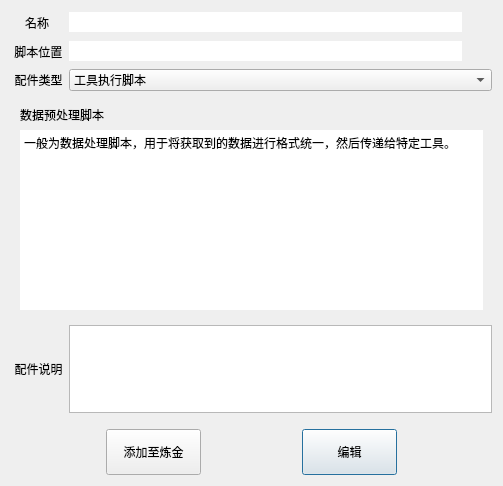
<?xml version="1.0" encoding="UTF-8"?>
<ui version="4.0">
 <class>tools_buttons_component_dialog</class>
 <widget class="QDialog" name="tools_buttons_component_dialog">
  <property name="geometry">
   <rect>
    <x>0</x>
    <y>0</y>
    <width>503</width>
    <height>486</height>
   </rect>
  </property>
  <property name="windowTitle">
   <string>配件详情</string>
  </property>
  <layout class="QVBoxLayout" name="verticalLayout">
   <item>
    <layout class="QGridLayout" name="gridLayout">
     <item row="2" column="0">
      <widget class="QLabel" name="label_position">
       <property name="text">
        <string> 配件类型</string>
       </property>
       <property name="alignment">
        <set>Qt::AlignCenter</set>
       </property>
      </widget>
     </item>
     <item row="0" column="0">
      <widget class="QLabel" name="label_name">
       <property name="text">
        <string>名称</string>
       </property>
       <property name="alignment">
        <set>Qt::AlignCenter</set>
       </property>
      </widget>
     </item>
     <item row="0" column="1">
      <widget class="QLineEdit" name="lineEdit_name">
       <property name="text">
        <string/>
       </property>
       <property name="frame">
        <bool>false</bool>
       </property>
       <property name="readOnly">
        <bool>true</bool>
       </property>
      </widget>
     </item>
     <item row="2" column="1" colspan="2">
      <widget class="QComboBox" name="comboBox">
       <item>
        <property name="text">
         <string>工具执行脚本</string>
        </property>
       </item>
       <item>
        <property name="text">
         <string>数据预处理脚本</string>
        </property>
       </item>
       <item>
        <property name="text">
         <string>前置命令</string>
        </property>
       </item>
       <item>
        <property name="text">
         <string>后置命令</string>
        </property>
       </item>
      </widget>
     </item>
     <item row="0" column="2">
      <widget class="QToolButton" name="button_name">
       <property name="sizePolicy">
        <sizepolicy hsizetype="Fixed" vsizetype="Preferred">
         <horstretch>0</horstretch>
         <verstretch>0</verstretch>
        </sizepolicy>
       </property>
       <property name="text">
        <string/>
       </property>
       <property name="autoRaise">
        <bool>true</bool>
       </property>
      </widget>
     </item>
     <item row="1" column="0">
      <widget class="QLabel" name="label">
       <property name="text">
        <string> 脚本位置</string>
       </property>
      </widget>
     </item>
     <item row="1" column="1">
      <widget class="QLineEdit" name="lineEdit">
       <property name="frame">
        <bool>false</bool>
       </property>
       <property name="readOnly">
        <bool>true</bool>
       </property>
      </widget>
     </item>
     <item row="1" column="2">
      <widget class="QToolButton" name="toolButton">
       <property name="sizePolicy">
        <sizepolicy hsizetype="Fixed" vsizetype="Preferred">
         <horstretch>0</horstretch>
         <verstretch>0</verstretch>
        </sizepolicy>
       </property>
       <property name="text">
        <string/>
       </property>
       <property name="autoRaise">
        <bool>true</bool>
       </property>
      </widget>
     </item>
    </layout>
   </item>
   <item>
    <widget class="QStackedWidget" name="stackedWidget">
     <property name="sizePolicy">
      <sizepolicy hsizetype="Expanding" vsizetype="Expanding">
       <horstretch>0</horstretch>
       <verstretch>0</verstretch>
      </sizepolicy>
     </property>
     <property name="currentIndex">
      <number>1</number>
     </property>
     <widget class="QWidget" name="page">
      <layout class="QVBoxLayout" name="verticalLayout_2">
       <item>
        <widget class="QLabel" name="label_2">
         <property name="text">
          <string>工具执行脚本</string>
         </property>
        </widget>
       </item>
       <item>
        <widget class="QTextEdit" name="textEdit">
         <property name="frameShape">
          <enum>QFrame::NoFrame</enum>
         </property>
         <property name="frameShadow">
          <enum>QFrame::Plain</enum>
         </property>
         <property name="html">
          <string>&lt;!DOCTYPE HTML PUBLIC &quot;-//W3C//DTD HTML 4.0//EN&quot; &quot;http://www.w3.org/TR/REC-html40/strict.dtd&quot;&gt;
&lt;html&gt;&lt;head&gt;&lt;meta name=&quot;qrichtext&quot; content=&quot;1&quot; /&gt;&lt;style type=&quot;text/css&quot;&gt;
p, li { white-space: pre-wrap; }
&lt;/style&gt;&lt;/head&gt;&lt;body style=&quot; font-family:'SimSun'; font-size:9pt; font-weight:400; font-style:normal;&quot;&gt;
&lt;p style=&quot; margin-top:0px; margin-bottom:0px; margin-left:0px; margin-right:0px; -qt-block-indent:0; text-indent:0px;&quot;&gt;一般为调用工具执行脚本的方式，可为脚本设置代理，保存文件等。&lt;/p&gt;&lt;/body&gt;&lt;/html&gt;</string>
         </property>
         <property name="tabStopWidth">
          <number>24</number>
         </property>
        </widget>
       </item>
      </layout>
     </widget>
     <widget class="QWidget" name="page_2">
      <layout class="QVBoxLayout" name="verticalLayout_3">
       <item>
        <widget class="QLabel" name="label_3">
         <property name="text">
          <string>数据预处理脚本</string>
         </property>
        </widget>
       </item>
       <item>
        <widget class="QTextEdit" name="textEdit_2">
         <property name="frameShape">
          <enum>QFrame::NoFrame</enum>
         </property>
         <property name="frameShadow">
          <enum>QFrame::Plain</enum>
         </property>
         <property name="html">
          <string>&lt;!DOCTYPE HTML PUBLIC &quot;-//W3C//DTD HTML 4.0//EN&quot; &quot;http://www.w3.org/TR/REC-html40/strict.dtd&quot;&gt;
&lt;html&gt;&lt;head&gt;&lt;meta name=&quot;qrichtext&quot; content=&quot;1&quot; /&gt;&lt;style type=&quot;text/css&quot;&gt;
p, li { white-space: pre-wrap; }
&lt;/style&gt;&lt;/head&gt;&lt;body style=&quot; font-family:'SimSun'; font-size:9pt; font-weight:400; font-style:normal;&quot;&gt;
&lt;p style=&quot; margin-top:0px; margin-bottom:0px; margin-left:0px; margin-right:0px; -qt-block-indent:0; text-indent:0px;&quot;&gt;一般为数据处理脚本，用于将获取到的数据进行格式统一，然后传递给特定工具。&lt;/p&gt;&lt;/body&gt;&lt;/html&gt;</string>
         </property>
         <property name="tabStopWidth">
          <number>24</number>
         </property>
        </widget>
       </item>
      </layout>
     </widget>
     <widget class="QWidget" name="page_3">
      <layout class="QVBoxLayout" name="verticalLayout_4">
       <item>
        <widget class="QLabel" name="label_4">
         <property name="text">
          <string>前置命令</string>
         </property>
        </widget>
       </item>
       <item>
        <widget class="QTextEdit" name="textEdit_3">
         <property name="frameShape">
          <enum>QFrame::NoFrame</enum>
         </property>
         <property name="frameShadow">
          <enum>QFrame::Plain</enum>
         </property>
         <property name="html">
          <string>&lt;!DOCTYPE HTML PUBLIC &quot;-//W3C//DTD HTML 4.0//EN&quot; &quot;http://www.w3.org/TR/REC-html40/strict.dtd&quot;&gt;
&lt;html&gt;&lt;head&gt;&lt;meta name=&quot;qrichtext&quot; content=&quot;1&quot; /&gt;&lt;style type=&quot;text/css&quot;&gt;
p, li { white-space: pre-wrap; }
&lt;/style&gt;&lt;/head&gt;&lt;body style=&quot; font-family:'SimSun'; font-size:9pt; font-weight:400; font-style:normal;&quot;&gt;
&lt;p style=&quot; margin-top:0px; margin-bottom:0px; margin-left:0px; margin-right:0px; -qt-block-indent:0; text-indent:0px;&quot;&gt;接在工具执行的命令前，一般以‘&amp;amp;’、‘&amp;amp;&amp;amp;’、‘|’、‘||’结尾。&lt;/p&gt;&lt;/body&gt;&lt;/html&gt;</string>
         </property>
         <property name="tabStopWidth">
          <number>24</number>
         </property>
        </widget>
       </item>
      </layout>
     </widget>
     <widget class="QWidget" name="page_4">
      <layout class="QVBoxLayout" name="verticalLayout_5">
       <item>
        <widget class="QLabel" name="label_5">
         <property name="text">
          <string>后置命令</string>
         </property>
        </widget>
       </item>
       <item>
        <widget class="QTextEdit" name="textEdit_4">
         <property name="frameShape">
          <enum>QFrame::NoFrame</enum>
         </property>
         <property name="frameShadow">
          <enum>QFrame::Plain</enum>
         </property>
         <property name="html">
          <string>&lt;!DOCTYPE HTML PUBLIC &quot;-//W3C//DTD HTML 4.0//EN&quot; &quot;http://www.w3.org/TR/REC-html40/strict.dtd&quot;&gt;
&lt;html&gt;&lt;head&gt;&lt;meta name=&quot;qrichtext&quot; content=&quot;1&quot; /&gt;&lt;style type=&quot;text/css&quot;&gt;
p, li { white-space: pre-wrap; }
&lt;/style&gt;&lt;/head&gt;&lt;body style=&quot; font-family:'SimSun'; font-size:9pt; font-weight:400; font-style:normal;&quot;&gt;
&lt;p style=&quot; margin-top:0px; margin-bottom:0px; margin-left:0px; margin-right:0px; -qt-block-indent:0; text-indent:0px;&quot;&gt;接在工具执行的命令后，一般以‘&amp;amp;’、‘&amp;amp;&amp;amp;’、‘|’、‘||’开头。&lt;/p&gt;&lt;/body&gt;&lt;/html&gt;</string>
         </property>
         <property name="tabStopWidth">
          <number>24</number>
         </property>
        </widget>
       </item>
      </layout>
     </widget>
    </widget>
   </item>
   <item>
    <layout class="QHBoxLayout" name="horizontalLayout_2">
     <item>
      <widget class="QLabel" name="label_introduction">
       <property name="maximumSize">
        <size>
         <width>16777215</width>
         <height>100</height>
        </size>
       </property>
       <property name="text">
        <string> 配件说明</string>
       </property>
       <property name="alignment">
        <set>Qt::AlignCenter</set>
       </property>
      </widget>
     </item>
     <item>
      <widget class="QPlainTextEdit" name="plainTextEdit_introduction">
       <property name="sizePolicy">
        <sizepolicy hsizetype="Expanding" vsizetype="Fixed">
         <horstretch>0</horstretch>
         <verstretch>0</verstretch>
        </sizepolicy>
       </property>
       <property name="minimumSize">
        <size>
         <width>0</width>
         <height>20</height>
        </size>
       </property>
       <property name="maximumSize">
        <size>
         <width>600</width>
         <height>100</height>
        </size>
       </property>
       <property name="readOnly">
        <bool>true</bool>
       </property>
      </widget>
     </item>
    </layout>
   </item>
   <item>
    <spacer name="verticalSpacer">
     <property name="orientation">
      <enum>Qt::Vertical</enum>
     </property>
     <property name="sizeType">
      <enum>QSizePolicy::Fixed</enum>
     </property>
     <property name="sizeHint" stdset="0">
      <size>
       <width>20</width>
       <height>10</height>
      </size>
     </property>
    </spacer>
   </item>
   <item>
    <layout class="QGridLayout" name="gridLayout_3">
     <item row="2" column="1">
      <spacer name="horizontalSpacer_3">
       <property name="orientation">
        <enum>Qt::Horizontal</enum>
       </property>
       <property name="sizeHint" stdset="0">
        <size>
         <width>40</width>
         <height>20</height>
        </size>
       </property>
      </spacer>
     </item>
     <item row="1" column="1">
      <spacer name="horizontalSpacer_2">
       <property name="orientation">
        <enum>Qt::Horizontal</enum>
       </property>
       <property name="sizeHint" stdset="0">
        <size>
         <width>40</width>
         <height>20</height>
        </size>
       </property>
      </spacer>
     </item>
     <item row="1" column="5">
      <spacer name="horizontalSpacer">
       <property name="orientation">
        <enum>Qt::Horizontal</enum>
       </property>
       <property name="sizeHint" stdset="0">
        <size>
         <width>40</width>
         <height>20</height>
        </size>
       </property>
      </spacer>
     </item>
     <item row="2" column="5">
      <spacer name="horizontalSpacer_4">
       <property name="orientation">
        <enum>Qt::Horizontal</enum>
       </property>
       <property name="sizeHint" stdset="0">
        <size>
         <width>40</width>
         <height>20</height>
        </size>
       </property>
      </spacer>
     </item>
     <item row="1" column="3">
      <spacer name="horizontalSpacer_5">
       <property name="orientation">
        <enum>Qt::Horizontal</enum>
       </property>
       <property name="sizeHint" stdset="0">
        <size>
         <width>40</width>
         <height>20</height>
        </size>
       </property>
      </spacer>
     </item>
     <item row="1" column="4" rowspan="2">
      <widget class="QPushButton" name="button_editall">
       <property name="sizePolicy">
        <sizepolicy hsizetype="Expanding" vsizetype="Expanding">
         <horstretch>0</horstretch>
         <verstretch>0</verstretch>
        </sizepolicy>
       </property>
       <property name="text">
        <string>编辑</string>
       </property>
      </widget>
     </item>
     <item row="1" column="2" rowspan="2">
      <widget class="QPushButton" name="button_add_to_selected">
       <property name="sizePolicy">
        <sizepolicy hsizetype="Expanding" vsizetype="Expanding">
         <horstretch>0</horstretch>
         <verstretch>0</verstretch>
        </sizepolicy>
       </property>
       <property name="text">
        <string>添加至炼金</string>
       </property>
      </widget>
     </item>
    </layout>
   </item>
  </layout>
 </widget>
 <resources/>
 <connections/>
</ui>
